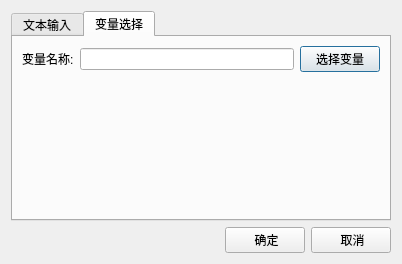
<?xml version="1.0" encoding="UTF-8"?>
<ui version="4.0">
 <class>EditBasicPropertyDialog</class>
 <widget class="QDialog" name="EditBasicPropertyDialog">
  <property name="geometry">
   <rect>
    <x>0</x>
    <y>0</y>
    <width>402</width>
    <height>264</height>
   </rect>
  </property>
  <property name="windowTitle">
   <string>Dialog</string>
  </property>
  <layout class="QVBoxLayout" name="verticalLayout">
   <item>
    <widget class="QTabWidget" name="tabWidget">
     <property name="currentIndex">
      <number>1</number>
     </property>
     <widget class="QWidget" name="tabEditText">
      <attribute name="title">
       <string>文本输入</string>
      </attribute>
      <layout class="QVBoxLayout" name="verticalLayout_2">
       <item>
        <widget class="QTextEdit" name="textEdit"/>
       </item>
      </layout>
     </widget>
     <widget class="QWidget" name="tabSelectTag">
      <attribute name="title">
       <string>变量选择</string>
      </attribute>
      <layout class="QVBoxLayout" name="verticalLayout_3">
       <item>
        <layout class="QHBoxLayout" name="horizontalLayout_2">
         <item>
          <widget class="QLabel" name="label">
           <property name="text">
            <string>变量名称:</string>
           </property>
          </widget>
         </item>
         <item>
          <widget class="QLineEdit" name="editTagSelected"/>
         </item>
         <item>
          <widget class="QPushButton" name="btnSelectTag">
           <property name="text">
            <string>选择变量</string>
           </property>
          </widget>
         </item>
        </layout>
       </item>
       <item>
        <spacer name="verticalSpacer">
         <property name="orientation">
          <enum>Qt::Vertical</enum>
         </property>
         <property name="sizeHint" stdset="0">
          <size>
           <width>20</width>
           <height>138</height>
          </size>
         </property>
        </spacer>
       </item>
      </layout>
     </widget>
    </widget>
   </item>
   <item>
    <layout class="QHBoxLayout" name="horizontalLayout">
     <item>
      <spacer name="horizontalSpacer">
       <property name="orientation">
        <enum>Qt::Horizontal</enum>
       </property>
       <property name="sizeHint" stdset="0">
        <size>
         <width>40</width>
         <height>20</height>
        </size>
       </property>
      </spacer>
     </item>
     <item>
      <widget class="QPushButton" name="btnOk">
       <property name="text">
        <string> 确定</string>
       </property>
      </widget>
     </item>
     <item>
      <widget class="QPushButton" name="btnCancel">
       <property name="text">
        <string> 取消</string>
       </property>
      </widget>
     </item>
    </layout>
   </item>
  </layout>
 </widget>
 <resources/>
 <connections/>
</ui>
